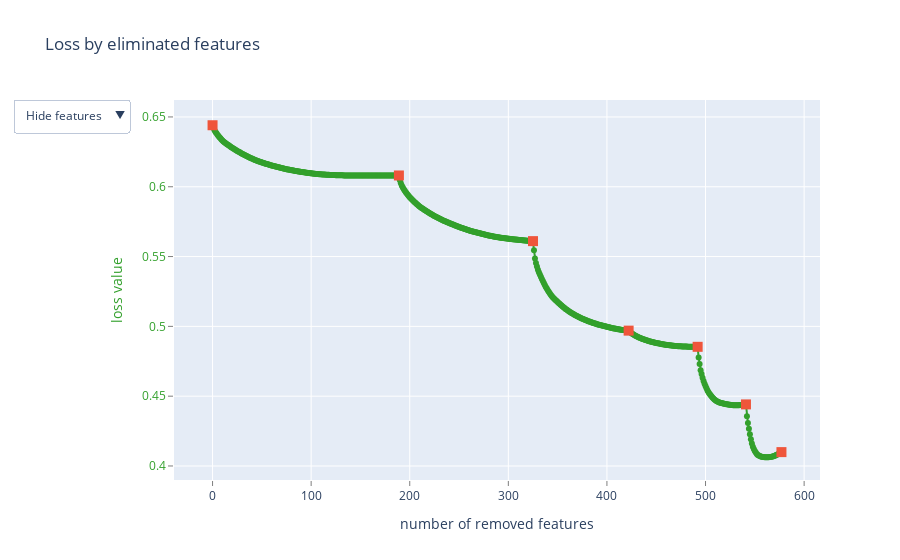

The notebook cell saved with this chart:
### Code cell
colors = ['lightgreen' if v == 1 else 'pink' for v in y_tr]

assembled_pred = np.zeros(46)

for df in dfs:
    grand_X = list()
    grand_y = list()
    X, y = (df.drop(['is_good', 'stru_label'], axis=1), df['is_good'])
    X_scaled = scaler.fit_transform(X)
    grand_X.append(X_scaled)
    y = y.astype(int)
    grand_y.append(y)
    X_tr = list()
    y_tr = list()
    X_te = list()
    y_te = list()
    for X_scaled, y in zip(grand_X, grand_y):
        X_train, X_test, y_train, y_test = train_test_split(X_scaled, y, test_size=0.4, random_state=45)
        X_tr.extend(X_train)
        X_te.extend(X_test)
        y_tr.extend(y_train)
        y_te.extend(y_test)
    print(len(X_tr), len(X_te))
    model = CatBoostClassifier(eval_metric='AUC', verbose = False, random_state = 0)
    feature_names = ['F{}'.format(i) for i in range(np.array(X_tr).shape[1])]
    test_pool = Pool(np.array(X_te), y_te, feature_names=feature_names)
    summary = model.select_features(
    X = X_tr,
    y=y_tr,
    eval_set=test_pool,
    features_for_select=np.arange(len(X_tr[0])),
    num_features_to_select=90,
    steps=6,
    algorithm=EFeaturesSelectionAlgorithm.RecursiveByShapValues,
    shap_calc_type=EShapCalcType.Regular,
    train_final_model=True,
    logging_level='Silent',
    plot=True)
    y_pred = model.predict_proba(X_te)[:, 1]
    assembled_pred += y_pred
    # print(np.argsort(model.get_feature_importance())[::-1][:2])
    print(f"roc auc score {roc_auc_score(y_te, y_pred)}")
    break
    indexes = np.argsort(model.predict_proba(X_te)[:, 1])
    print(np.array(y_te)[indexes.astype(int)])

    features = np.array(X_tr)[:, [484, 189]]
    plt.scatter(features[:, 0], features[:, 1], c=colors, marker='o', label='Data Points')
    plt.xlabel('features Dimension 1')
    plt.ylabel('features Dimension 2')
    plt.title('features Visualization')
    # plt.legend()
    # plt.show()
#     print(f"roc auc score {roc_auc_score(y_te, y_pred)}, for random split {random_split}")
#     roc_auc.append(roc_auc_score(y_te, y_pred))
# print(f"mean roc auc score: {np.mean(roc_auc)}")
assembled_pred /= len(dfs)
print(assembled_pred)
print(f"roc auc score {roc_auc_score(y_te, assembled_pred)}")

### Figure 1 — Plotly figure (JSON) as saved in the notebook; plotly's stock layout.template omitted (floating-point values rounded to 4 significant figures; data arrays with more than 128 entries replaced by an {"elided": "..."} marker saying what was removed)
{"data": [{"line": {"color": "rgb(51,160,44)"}, "mode": "lines+markers", "name": "", "text": {"elided": "578 str values"}, "type": "scatter", "x": {"elided": "578 int values"}, "y": {"elided": "578 float values"}}, {"marker": {"size": 10, "symbol": "square"}, "mode": "markers", "name": "", "text": ["", "222", "388", "637", "605", "645", "606"], "type": "scatter", "x": [0, 189, 325, 422, 492, 541, 577], "y": [0.6441, 0.6081, 0.5611, 0.497, 0.4854, 0.4441, 0.4099]}, {"mode": "text", "name": "", "text": {"elided": "578 str values"}, "textfont": {"color": "rgb(51,160,44)", "family": "sans serif", "size": 18}, "textposition": "bottom center", "type": "scatter", "visible": false, "x": {"elided": "578 int values"}, "y": {"elided": "578 float values"}}], "layout": {"showlegend": false, "title": {"text": "Loss by eliminated features"}, "updatemenus": [{"active": 0, "buttons": [{"args": [{"visible": [true, true, false]}], "label": "Hide features", "method": "update"}, {"args": [{"visible": [true, true, true]}], "label": "Show indices", "method": "update"}], "pad": {"r": 10, "t": 10}, "showactive": true, "x": -0.25, "xanchor": "left", "y": 1.03, "yanchor": "top"}], "xaxis": {"gridcolor": "rgb(255,255,255)", "showgrid": true, "showline": false, "showticklabels": true, "tickcolor": "rgb(127,127,127)", "ticks": "outside", "title": {"text": "number of removed features"}, "zeroline": false}, "yaxis": {"gridcolor": "rgb(255,255,255)", "showgrid": true, "showline": false, "showticklabels": true, "tickcolor": "rgb(127,127,127)", "tickfont": {"color": "rgb(51,160,44)"}, "ticks": "outside", "title": {"font": {"color": "rgb(51,160,44)"}, "text": "loss value"}, "zeroline": false}}}
